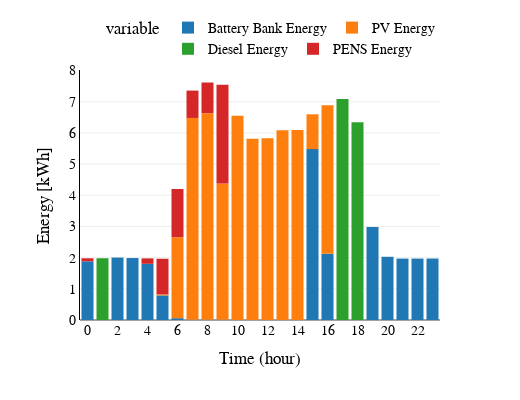

Here is the notebook cell this chart was saved with:
### Code cell
energy_to_load = tabla_resultados.tail(120)[['energia_descarga_bateria','energia_PV','energia_Dg','energia_ENS']].head(24).reset_index(drop=True)

energy_to_load.columns = ['Battery Bank Energy','PV Energy','Diesel Energy','PENS Energy']

graficar(tipo='bar',
         lista_campos=['Battery Bank Energy','PV Energy','Diesel Energy','PENS Energy'],
         titulo="",
        df = energy_to_load)

### Figure 1 — Plotly figure (JSON) as saved in the notebook; plotly's stock layout.template omitted (floating-point values rounded to 4 significant figures)
{"data": [{"alignmentgroup": "True", "hovertemplate": "variable=Battery Bank Energy<br>index=%{x}<br>value=%{y}<extra></extra>", "legendgroup": "Battery Bank Energy", "marker": {"color": "#1F77B4"}, "name": "Battery Bank Energy", "offsetgroup": "Battery Bank Energy", "orientation": "v", "showlegend": true, "textposition": "auto", "type": "bar", "x": [0, 1, 2, 3, 4, 5, 6, 7, 8, 9, 10, 11, 12, 13, 14, 15, 16, 17, 18, 19, 20, 21, 22, 23], "xaxis": "x", "y": [1.882, 0, 2.003, 1.988, 1.802, 0.7889, 0.05914, 0.01, 0.01, 0.01, 0, 0, 0, 0, 0, 5.481, 2.125, 0, 0, 2.984, 2.028, 1.969, 1.97, 1.971], "yaxis": "y"}, {"alignmentgroup": "True", "hovertemplate": "variable=PV Energy<br>index=%{x}<br>value=%{y}<extra></extra>", "legendgroup": "PV Energy", "marker": {"color": "#FF7F0E"}, "name": "PV Energy", "offsetgroup": "PV Energy", "orientation": "v", "showlegend": true, "textposition": "auto", "type": "bar", "x": [0, 1, 2, 3, 4, 5, 6, 7, 8, 9, 10, 11, 12, 13, 14, 15, 16, 17, 18, 19, 20, 21, 22, 23], "xaxis": "x", "y": [0, 0, 0, 0, 0, 0.0337, 2.597, 6.471, 6.625, 4.371, 6.552, 5.815, 5.827, 6.084, 6.095, 1.117, 4.763, 0, 0, 0, 0, 0, 0, 0], "yaxis": "y"}, {"alignmentgroup": "True", "hovertemplate": "variable=Diesel Energy<br>index=%{x}<br>value=%{y}<extra></extra>", "legendgroup": "Diesel Energy", "marker": {"color": "#2CA02C"}, "name": "Diesel Energy", "offsetgroup": "Diesel Energy", "orientation": "v", "showlegend": true, "textposition": "auto", "type": "bar", "x": [0, 1, 2, 3, 4, 5, 6, 7, 8, 9, 10, 11, 12, 13, 14, 15, 16, 17, 18, 19, 20, 21, 22, 23], "xaxis": "x", "y": [0, 1.981, 0, 0, 0, 0, 0, 0, 0, 0, 0, 0, 0, 0, 0, 0, 0, 7.092, 6.343, 0, 0, 0, 0, 0], "yaxis": "y"}, {"alignmentgroup": "True", "hovertemplate": "variable=PENS Energy<br>index=%{x}<br>value=%{y}<extra></extra>", "legendgroup": "PENS Energy", "marker": {"color": "#D62728"}, "name": "PENS Energy", "offsetgroup": "PENS Energy", "orientation": "v", "showlegend": true, "textposition": "auto", "type": "bar", "x": [0, 1, 2, 3, 4, 5, 6, 7, 8, 9, 10, 11, 12, 13, 14, 15, 16, 17, 18, 19, 20, 21, 22, 23], "xaxis": "x", "y": [0.09757, 0, 0, 0, 0.1747, 1.142, 1.546, 0.8784, 0.9828, 3.161, 0, 0, 0, 0, 0, 0, 0, 0, 0, 0, 0, 0, 0, 0], "yaxis": "y"}], "layout": {"barmode": "relative", "font": {"color": "black", "family": "Times New Roman", "size": 14}, "height": 400, "legend": {"font": {"size": 14}, "orientation": "h", "title": {"text": "variable"}, "tracegroupgap": 0, "x": 1, "xanchor": "right", "y": 1.02, "yanchor": "bottom"}, "margin": {"t": 60}, "title": {"font": {"family": "Times New Roman"}}, "width": 520, "xaxis": {"anchor": "y", "domain": [0, 1], "linecolor": "black", "nticks": 15, "showline": false, "title": {"text": "Time (hour)"}}, "yaxis": {"anchor": "x", "domain": [0, 1], "linecolor": "black", "nticks": 10, "showline": true, "title": {"text": "Energy [kWh]"}}}}
